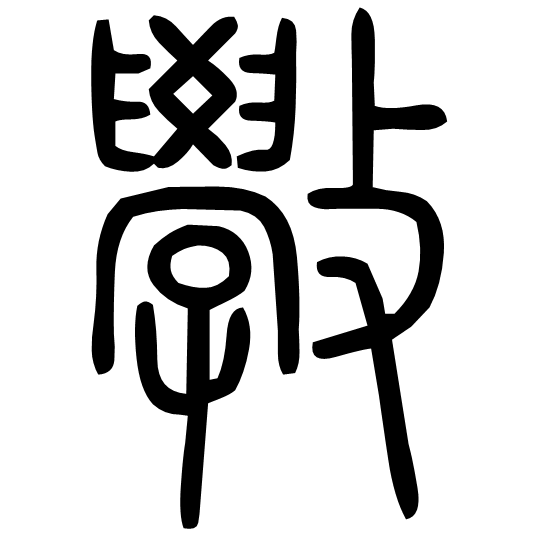
#> input picture xue/assets/glyphs/xiaoxue/10.png, 550 x 535 px, found by its file name
$ python build_shuowen.py
#> lines starting #> are read from the running program, lines starting #| are printed output that depends on the picture; after the words box and inside, x2 and y2 are one past the last pixel; in counts of white or black regions, pixels touching at a corner belong together
"""Caractères des lattes du Shuowen (scène 5) → src/shuowen.js, boîte 400 × 400, un tracé par caractère.
- têtes d'article en petit sceau : 斆 (說文‧教部) et 學 (說文篆文), formes 10 et 11 du 小學堂
- explication en écriture des clercs : une forme 隸書 réelle par caractère (小學堂, CC0), quand elle existe ;
  les caractères sans forme retenue restent en kaishu (police) dans la scène
Source : 小學堂字形演變資料庫 (Academia Sinica), CC0 — assets/glyphs/xiaoxue/."""
import json
import numpy as np, potrace
from PIL import Image

SKIP = {'也'}  # forme douteuse (le site la décrit comme sigillaire) : laissée en kaishu


def trace_png(path):
#> called with path = 'assets/glyphs/xiaoxue/10.png'
    a = np.array(Image.open(path).convert('RGBA'))
#> a is the input picture: shape (535, 550, 4); mean R, G, B, A 0, 0, 0, 52.3
    ink = (a[..., 3] > 128) & (a[..., :3].mean(-1) < 128)
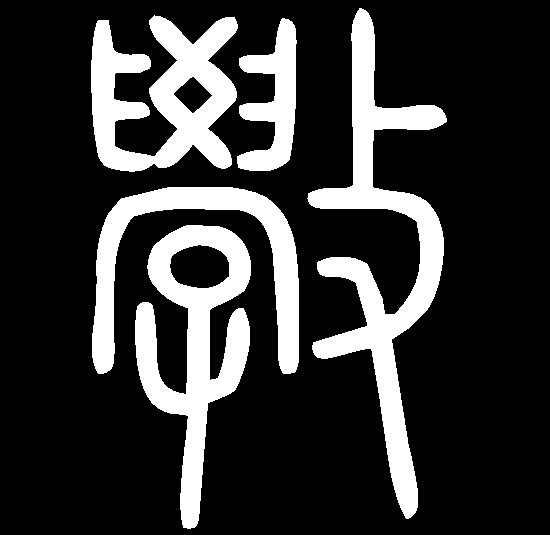
#> ink: shape (535, 550) bool; 20.5% white; 5 white regions, box (x1, y1, x2, y2) and area: (307, 8, 447, 519) 18200, (135, 225, 251, 529) 14105, (91, 15, 238, 172) 12801, (92, 187, 299, 374) 10300, (237, 18, 297, 171) 4818
    ys, xs = np.nonzero(ink)
    ink = ink[ys.min():ys.max() + 1, xs.min():xs.max() + 1]
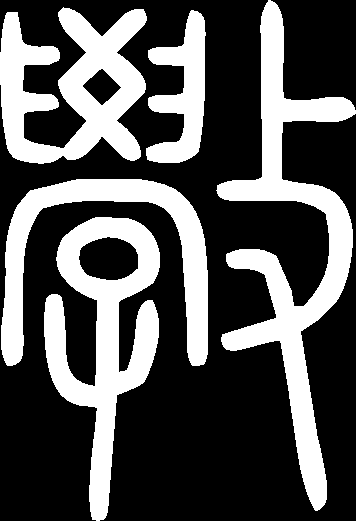
#> ink: shape (521, 356) bool; 32.5% white; 5 white regions, box (x1, y1, x2, y2) and area: (216, 0, 356, 511) 18200, (44, 217, 160, 521) 14105, (0, 7, 147, 164) 12801, (1, 179, 208, 366) 10300, (146, 10, 206, 163) 4818
    s = 340 / max(ink.shape)
#> s = 0.653
    ox, oy = (400 - ink.shape[1] * s) / 2, (400 - ink.shape[0] * s) / 2
#> ox = 83.84; oy = 30
    P = lambda p: f'{ox + p.x * s:.1f} {oy + p.y * s:.1f}'
    d = []
    for c in potrace.Bitmap(~ink).trace(turdsize=6, alphamax=1.0, opticurve=True, opttolerance=0.2):
        d.append(f'M{P(c.start_point)}')
        for sg in c.segments:
            d.append(f'L{P(sg.c)}L{P(sg.end_point)}' if sg.is_corner else f'C{P(sg.c1)} {P(sg.c2)} {P(sg.end_point)}')
        d.append('Z')
#> this loop made 0 passes
#> after the loop, d = []
    return ''.join(d)


#> (the run stopped early here; a loop or call above may not have finished)
